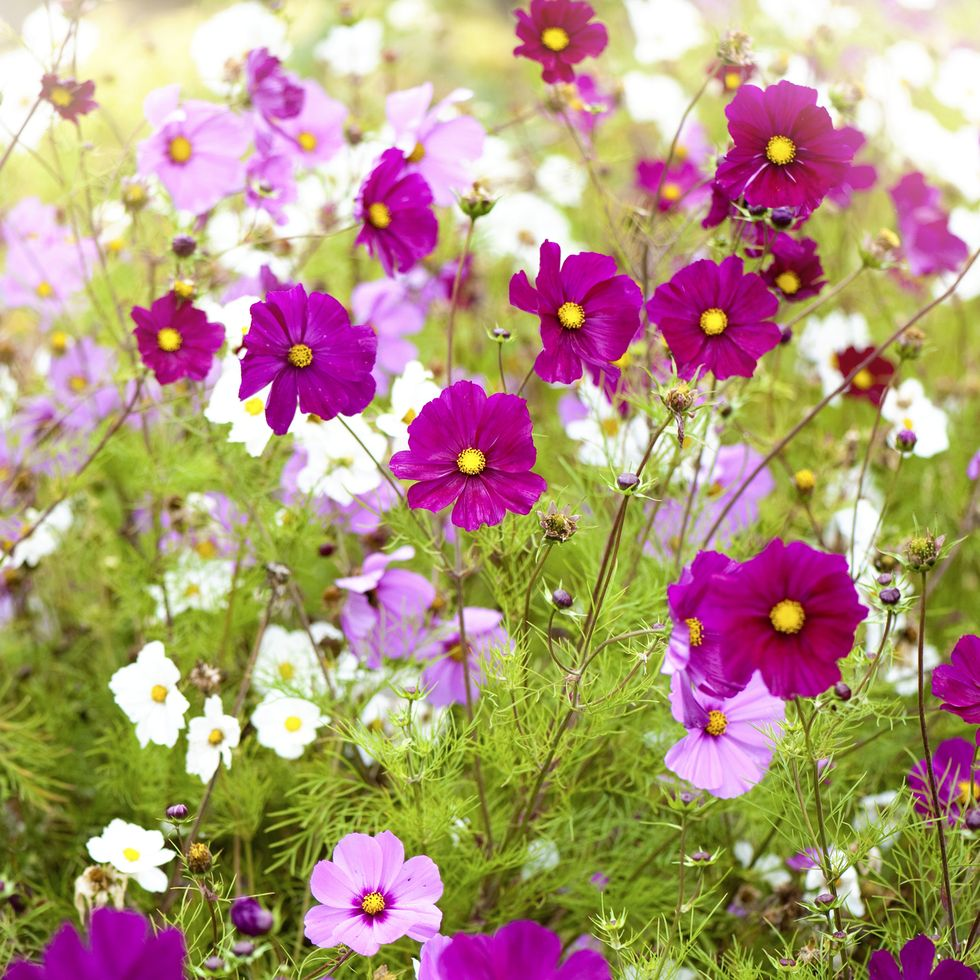
#> input picture Session 4/flowers.jpg, 980 x 980 px
$ jupyter execute 6-thresholding_main.ipynb
#> lines starting #> are read from the running program, lines starting #| are printed output that depends on the picture; after the words box and inside, x2 and y2 are one past the last pixel; in counts of white or black regions, pixels touching at a corner belong together
<div dir="rtl" align="right">
<b>استيراد المكتبات</b><br>
نستورد مكتبة <code>cv2</code> لمعالجة الصور، و<code>matplotlib</code> لعرضها، و<code>numpy</code> للعمليات على المصفوفات.
</div>

[cell 1]
import cv2
from  matplotlib import pyplot as plt
import numpy as np

<div dir="rtl" align="right">
<b>قراءة الصورة وتحويلها إلى رمادي</b><br>
نقرأ الصورة ونحولها إلى تدرج رمادي لأن عمليات العتبة (Thresholding) تعمل على صور أحادية القناة حيث تمثل كل قيمة شدة الإضاءة فقط.
</div>

[cell 2]
image = cv2.imread('flowers.jpg')
#> image is the input picture: shape (980, 980, 3); mean B, G, R 124.3, 150.3, 177.2
image = cv2.cvtColor(image, cv2.COLOR_BGR2GRAY)
#> image: shape (980, 980)

<div dir="rtl" align="right">
<b>عرض الصورة الرمادية الأصلية</b><br>
نعرض الصورة الرمادية قبل تطبيق أي عتبة كمرجع للمقارنة مع النتائج.
</div>

[cell 3]
plt.imshow(image, cmap = 'gray', vmin=0, vmax = 255)
plt.show()

<div dir="rtl" align="right">
<b>رابط توثيق OpenCV للعتبة</b><br>
يحتوي هذا الرابط على الوثائق الرسمية لدوال Thresholding في OpenCV للرجوع إليها عند الحاجة.
</div>

[cell 4]
#https://docs.opencv.org/4.x/d7/d4d/tutorial_py_thresholding.html

<div dir="rtl" align="right">
<b>تطبيق أنواع العتبة الخمسة</b><br>
نطبق <code>cv2.threshold()</code> بخمسة أنماط مختلفة على نفس الصورة، باستخدام قيمة عتبة 127 وقيمة قصوى 255:<br><br>
— <b>THRESH_BINARY</b>: البكسلات أعلى من 127 تصبح 255 (أبيض)، وما دونها تصبح 0 (أسود).<br>
— <b>THRESH_BINARY_INV</b>: عكس السابق، البكسلات أعلى من 127 تصبح 0 والباقي 255.<br>
— <b>THRESH_TRUNC</b>: البكسلات أعلى من 127 تُقطع إلى 127، والباقي يبقى كما هو.<br>
— <b>THRESH_TOZERO</b>: البكسلات أعلى من 127 تبقى كما هي، وما دونها تصبح 0.<br>
— <b>THRESH_TOZERO_INV</b>: عكس السابق، البكسلات دون 127 تبقى والباقي يصبح 0.
</div>

[cell 5]
ret,thresh1 = cv2.threshold(image,127,255,cv2.THRESH_BINARY)
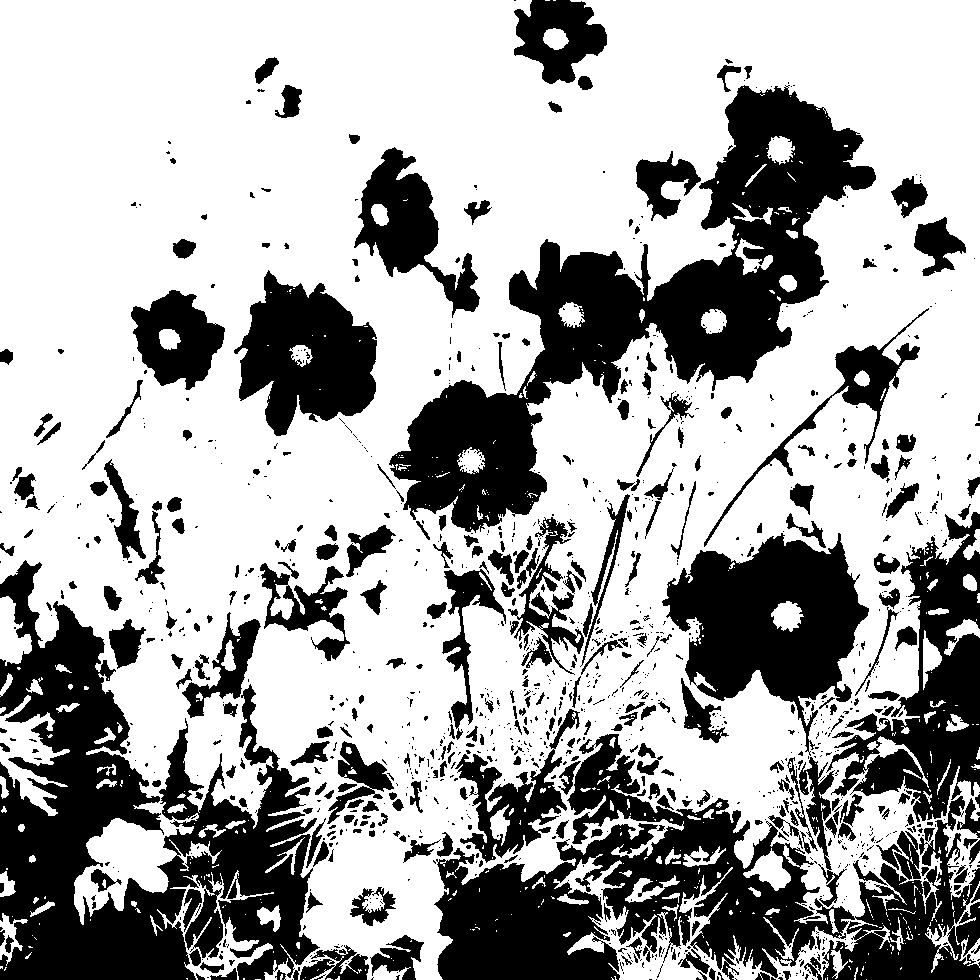
#> thresh1: shape (980, 980); 66.2% white; 1254 black regions (903 under 20 px), largest, box (x1, y1, x2, y2) and area: (0, 560, 320, 980) 61080, (389, 85, 876, 533) 59963, (434, 734, 980, 980) 55313
ret,thresh2 = cv2.threshold(image,127,255,cv2.THRESH_BINARY_INV)
ret,thresh3 = cv2.threshold(image,127,255,cv2.THRESH_TRUNC)
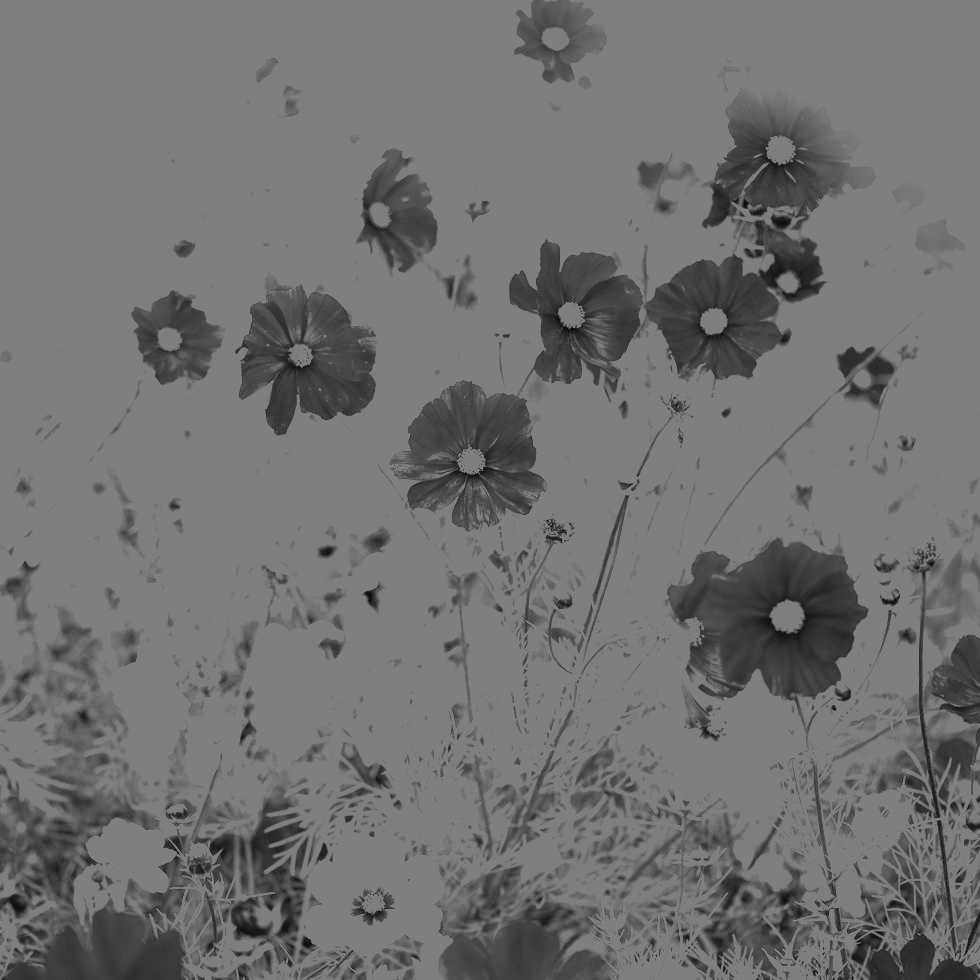
#> thresh3: shape (980, 980); min 4, max 127, mean 113.3
ret,thresh4 = cv2.threshold(image,127,255,cv2.THRESH_TOZERO)
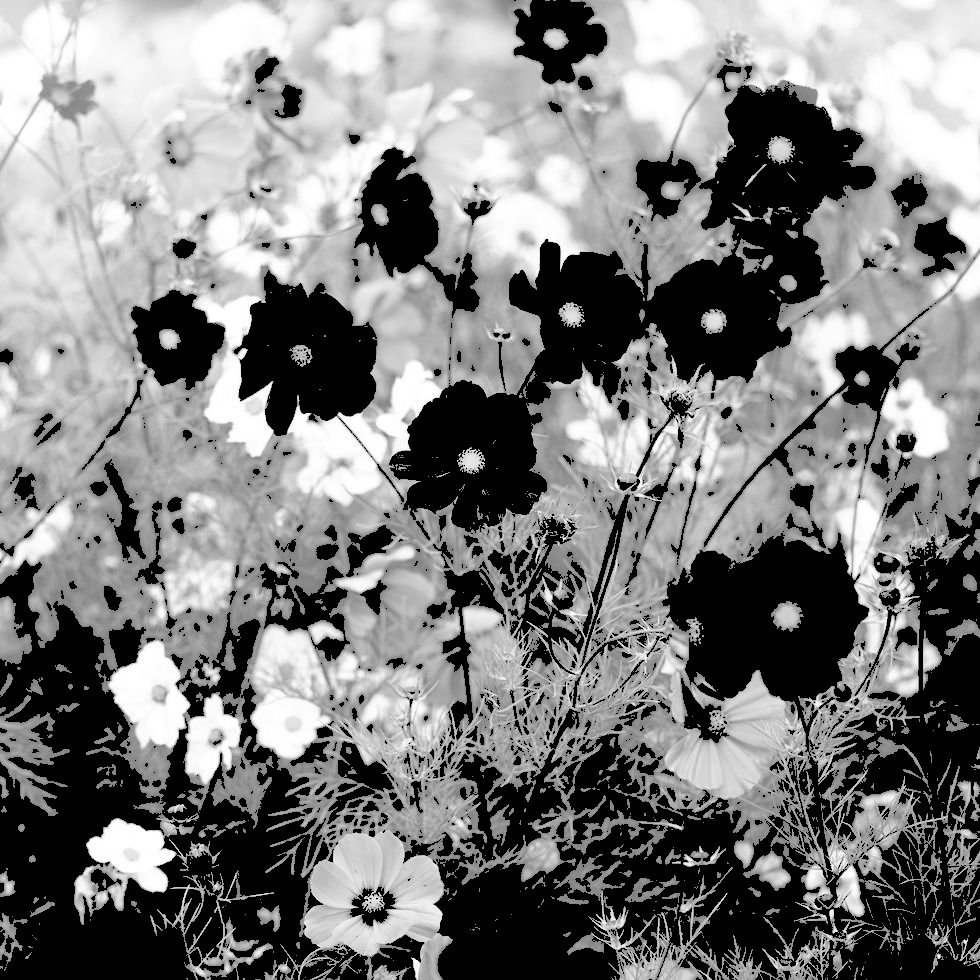
#> thresh4: shape (980, 980); min 0, max 255, mean 126.1
ret,thresh5 = cv2.threshold(image,127,255,cv2.THRESH_TOZERO_INV)
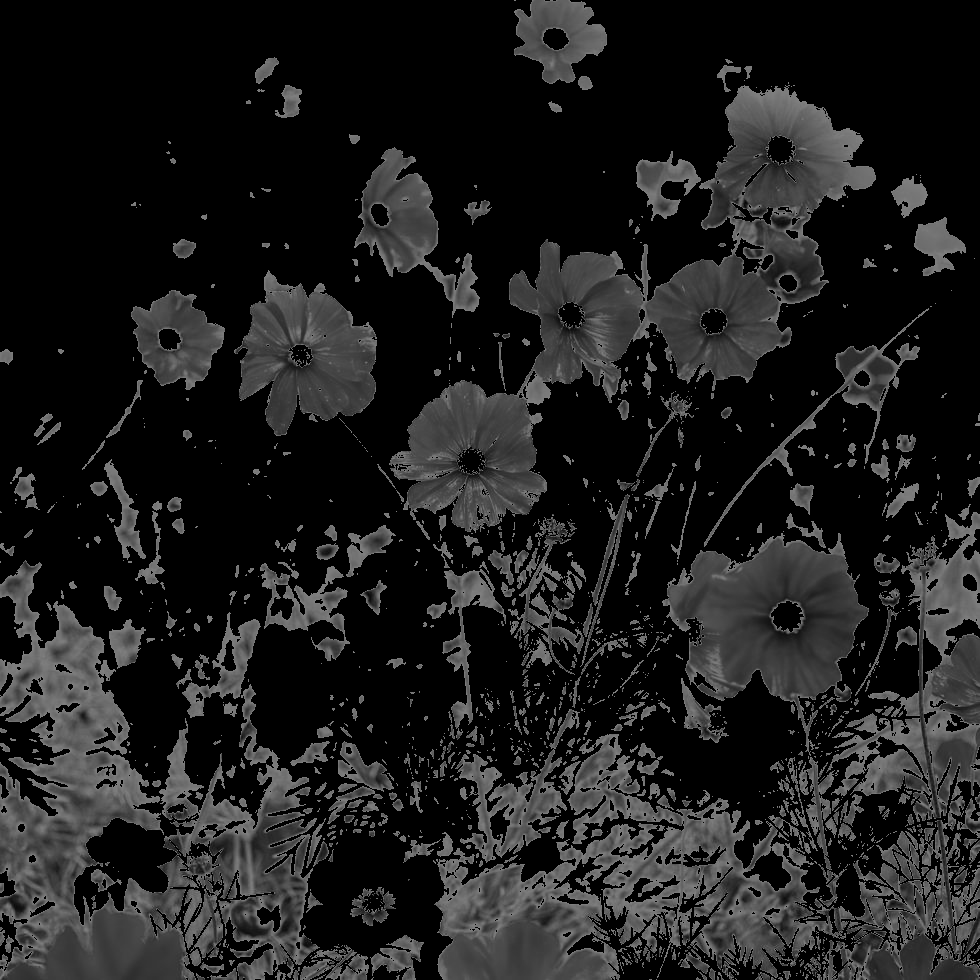
#> thresh5: shape (980, 980); min 0, max 127, mean 29.3

$ run again, with Session 4/stop_sign.jpg copied over Session 4/flowers.jpg
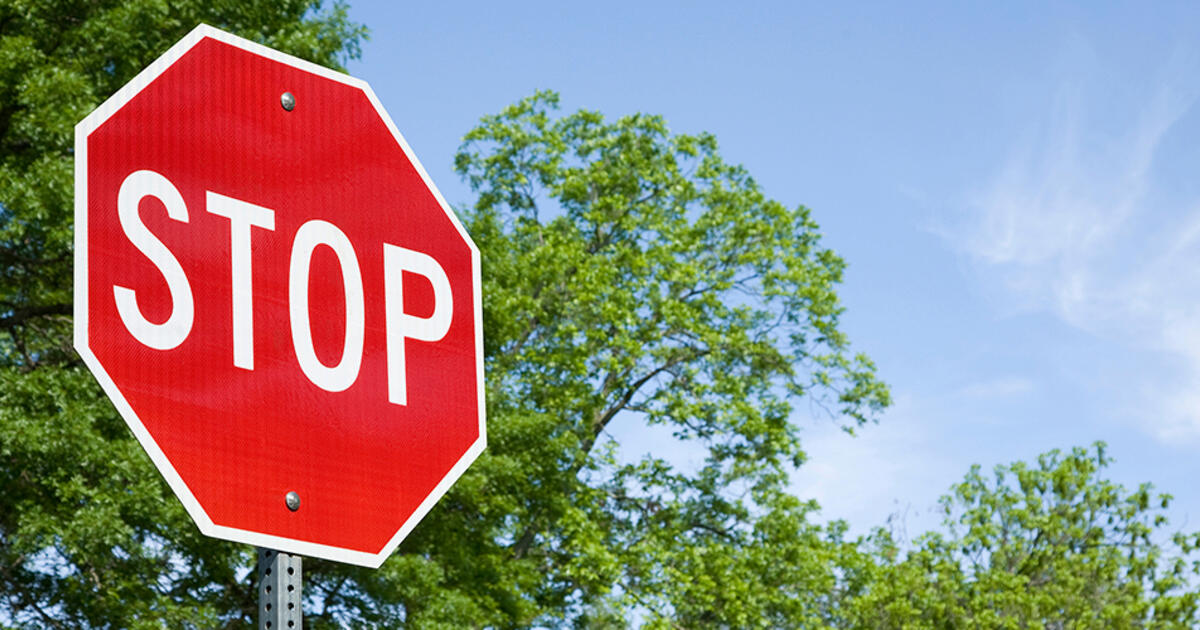
#> input picture Session 4/stop_sign.jpg, 1200 x 630 px
#> image is the input picture: shape (630, 1200, 3); mean B, G, R 134, 138.7, 148.1
#> image: shape (630, 1200)
#> `ret,thresh1 = cv2.threshold(image,127,255,cv2.THRESH_BINARY)`:
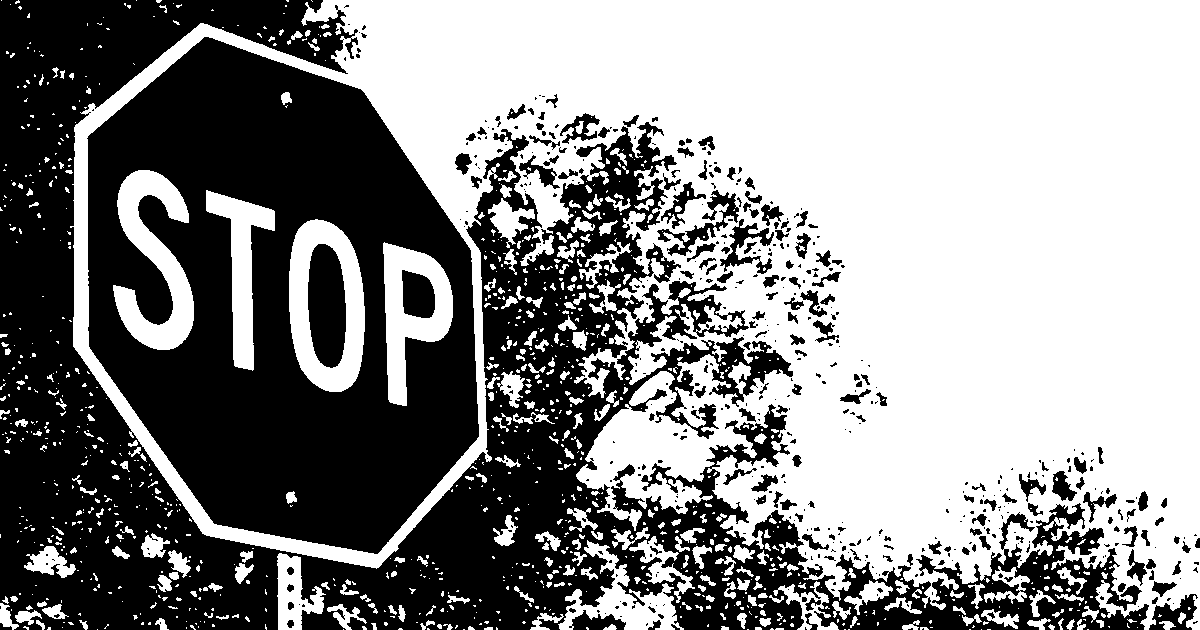
#> thresh1: shape (630, 1200); 55.1% white; 507 black regions (345 under 20 px), largest, box (x1, y1, x2, y2) and area: (0, 0, 1149, 630) 193883, (87, 37, 479, 554) 122448, (308, 244, 346, 368) 3849
#> `ret,thresh5 = cv2.threshold(image,127,255,cv2.THRESH_TOZERO_INV)`:
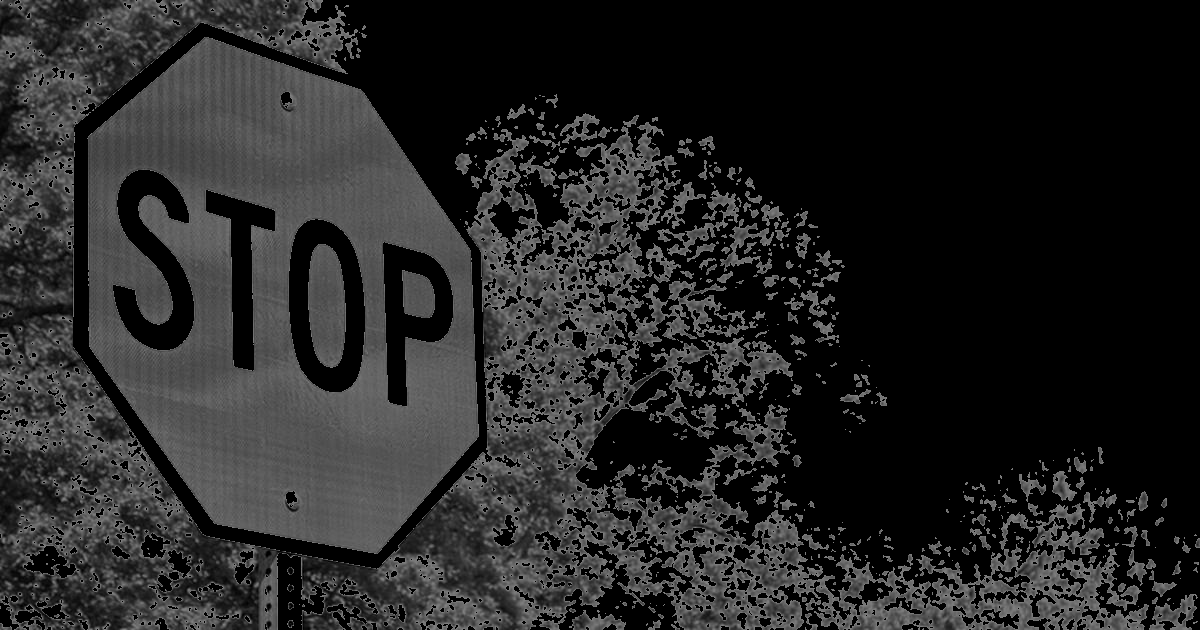
#> thresh5: shape (630, 1200); min 0, max 127, mean 36.8

$ run again, with Session 4/Bilateral.png saved as Session 4/flowers.jpg
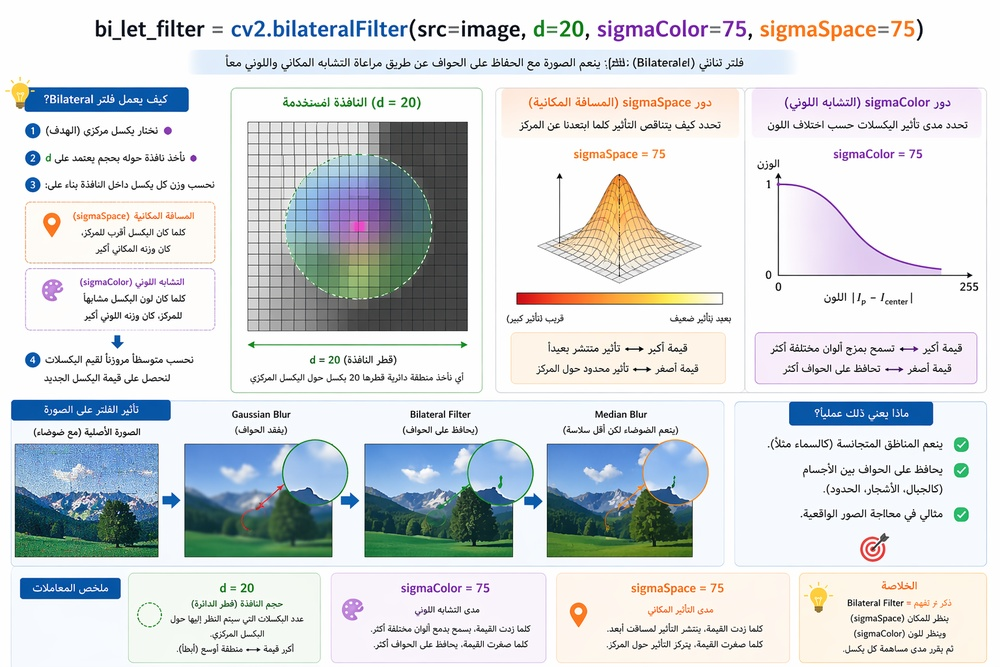
#> input picture Session 4/Bilateral.png, 1000 x 667 px, shrunk from 1536 x 1024 before the run
#> image is the input picture: shape (667, 1000, 3); mean B, G, R 220, 217.5, 213
#> image: shape (667, 1000)
#> `ret,thresh1 = cv2.threshold(image,127,255,cv2.THRESH_BINARY)`:
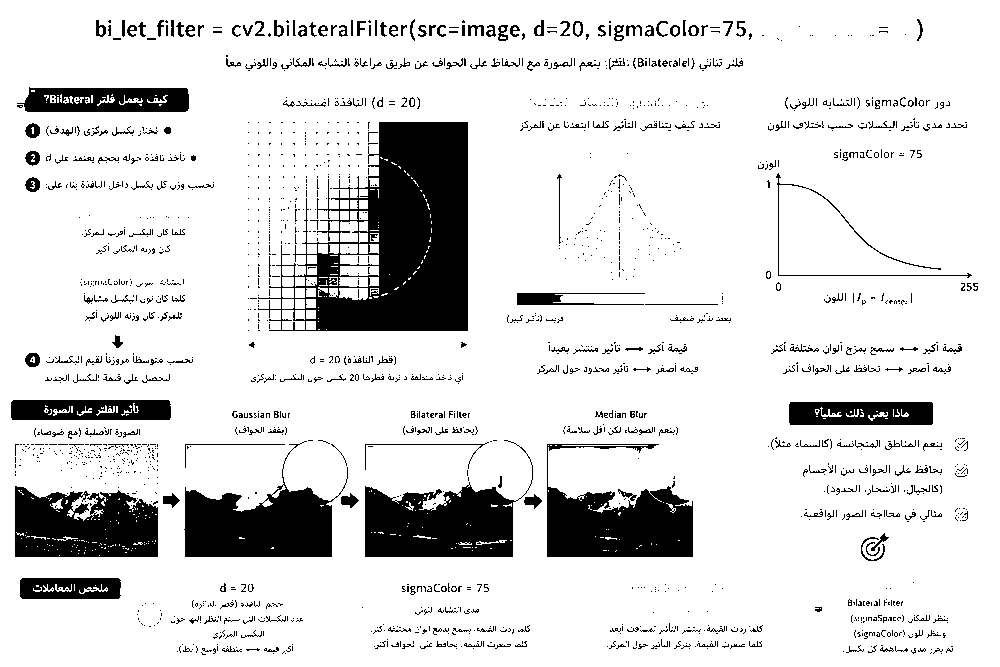
#> thresh1: shape (667, 1000); 86.3% white; 1955 black regions (1630 under 20 px), largest, box (x1, y1, x2, y2) and area: (258, 122, 468, 331) 23808, (547, 444, 693, 557) 9130, (365, 440, 533, 557) 9110
#> `ret,thresh5 = cv2.threshold(image,127,255,cv2.THRESH_TOZERO_INV)`:
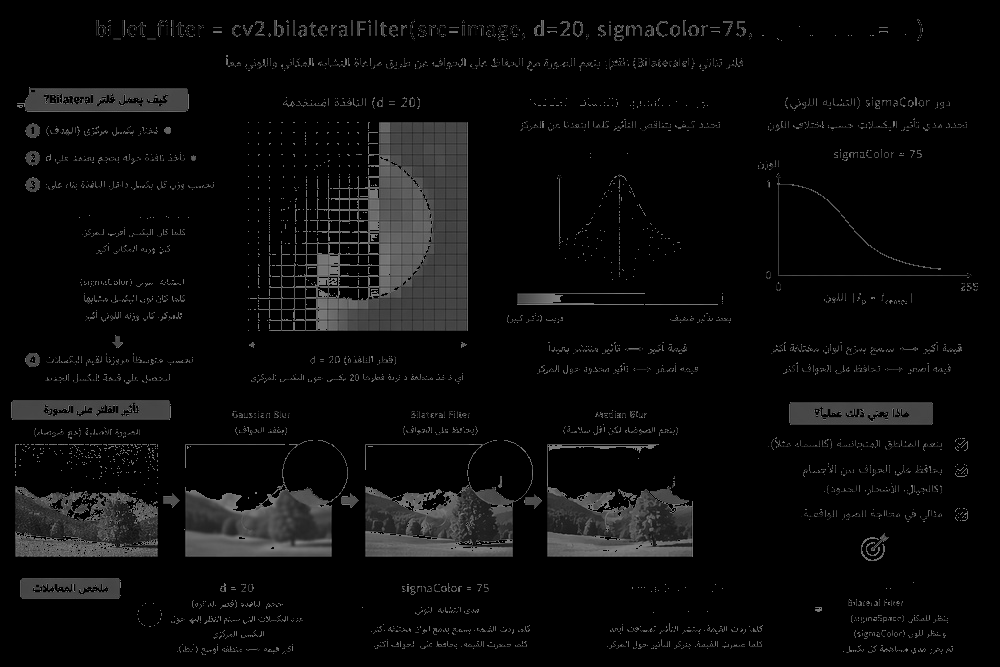
#> thresh5: shape (667, 1000); min 0, max 127, mean 10.5
